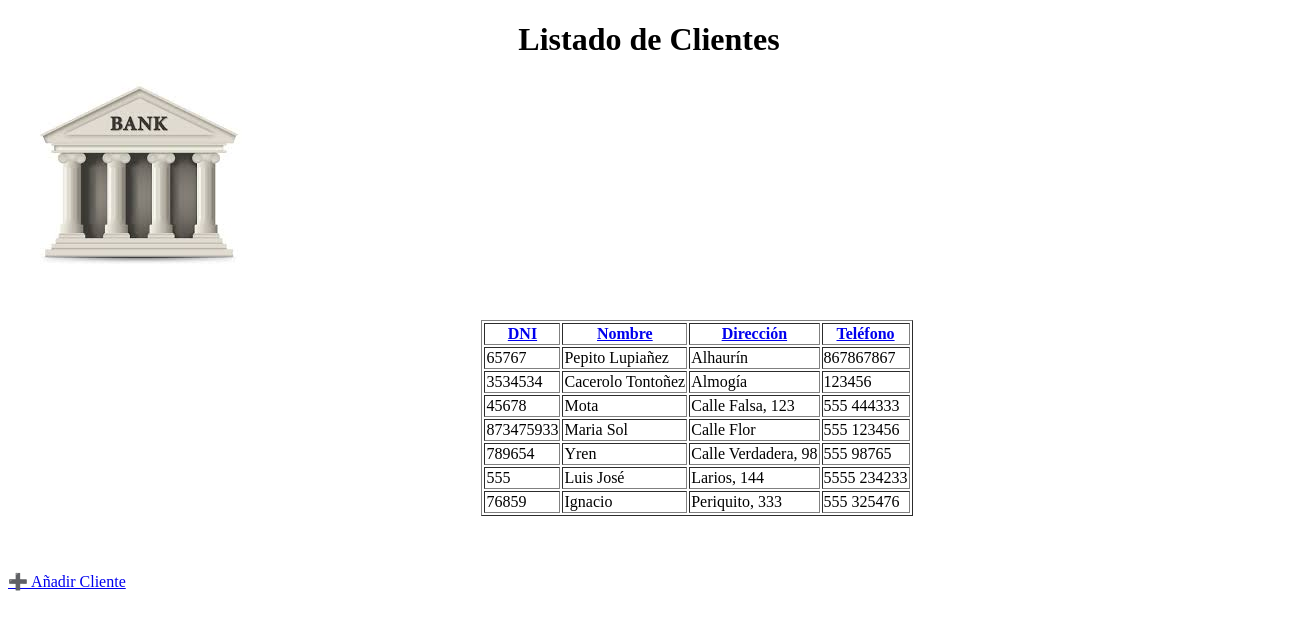
Screenshot of /?order=direccion with the database file from the repository.
### tables this page shows
CREATE TABLE IF NOT EXISTS `cliente` (
  `dni` varchar(10) NOT NULL,
  `nombre` varchar(50) NOT NULL,
  `direccion` varchar(200) NOT NULL,
  `telefono` varchar(20) NOT NULL,
  PRIMARY KEY (`dni`)
);

### funciones.php (called while the page is built, shortened)
<?php
require_once "db.php";
function getClientes($orderBy = "nombre") {
    global $conn;
    $allowed = ["dni", "nombre", "direccion", "telefono"];
    $sql = "SELECT * FROM cliente ORDER BY $orderBy ASC";
    return $conn->query($sql);
}
?>

### index.php (the view, shortened to what this page needs)
<?php
require_once "funciones.php";
$order = isset($_GET['order']) ? $_GET['order'] : "nombre";
$clientes = getClientes($order);
?>
<!DOCTYPE html>
<html lang="es">
<head>
    <link rel="stylesheet" href="./css/style.css">
</head>
<body>
    <header>
        <h1>Listado de Clientes</h1>
        <img src="./img/banco.jpg" alt="foto banco">
    </header>
    <div id="principal">
        <table border="1">
            <tr>
                <th><a href="?order=dni">DNI</a></th>
                <th><a href="?order=nombre">Nombre</a></th>
                <th><a href="?order=direccion">Dirección</a></th>
                <th><a href="?order=telefono">Teléfono</a></th>
            </tr>
            <?php while ($row = $clientes->fetch_assoc()): ?>
            <tr>
                <td><?= htmlspecialchars($row['dni']) ?></td>
                <td><?= htmlspecialchars($row['nombre']) ?></td>
                <td><?= htmlspecialchars($row['direccion']) ?></td>
                <td><?= htmlspecialchars($row['telefono']) ?></td>
            </tr>
            <?php endwhile; ?>
        </table>
    </div>
     <p><a href="add.php">➕ Añadir Cliente</a></p>
</body>
</html>

### css/style.css (style rules this page uses)
h1 { text-align: center; }
#principal { padding: 40px; width: 100vw; display: flex; justify-content: center; }

### rows the page displays
cliente: dni "65767", nombre "Pepito Lupiañez", direccion "Alhaurín", telefono "867867867"
cliente: dni "3534534", nombre "Cacerolo Tontoñez", direccion "Almogía", telefono "123456"
cliente: dni "45678", nombre "Mota", direccion "Calle Falsa, 123", telefono "555 444333"
cliente: dni "873475933", nombre "Maria Sol", direccion "Calle Flor", telefono "555 123456"
cliente: dni "789654", nombre "Yren", direccion "Calle Verdadera, 98", telefono "555 98765"
cliente: dni "555", nombre "Luis José", direccion "Larios, 144", telefono "5555 234233"
cliente: dni "76859", nombre "Ignacio", direccion "Periquito, 333", telefono "555 325476"
